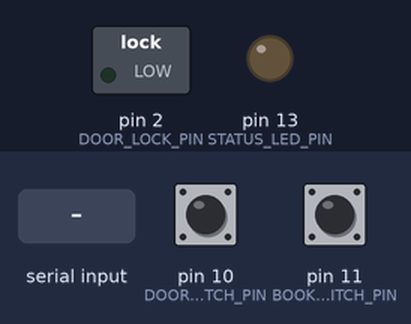
A sketch run on a simulated Arduino Uno, built with avr-gcc and run on an emulated ATmega328P. On the bench: switched loads named in the sketch (green lamp = pin HIGH), output pins drawn as LEDs (lit = HIGH). Inputs (shaded band) come from the test bench; at power-on: pin 10 (DOOR_LIMIT_SWITCH_PIN) HIGH, pin 11 (BOOK_LIMIT_SWITCH_PIN) HIGH. What the sketch prints to the serial monitor is not drawn.

Above: at 1.6 s.
1.7 s: pin 10 (DOOR_LIMIT_SWITCH_PIN) pulled LOW for 0.15 s
At 1.88 s:
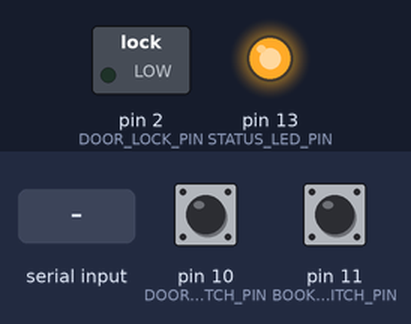
3.5 s: "UNLOCK\n" received over the second serial link
At 4.8 s:
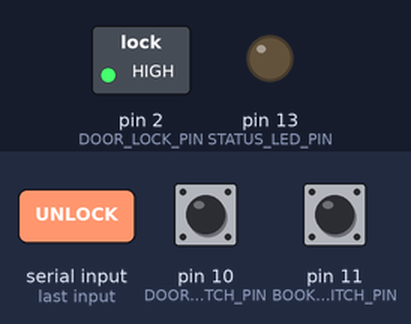
Timing chart, 0 to 6.5 s (numbered marks = the images above; inputs shaded):
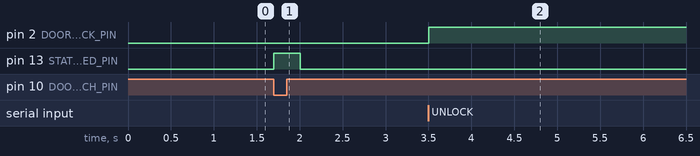

The sketch:

sketch_arduinocode.ino
```cpp
#include <Keypad.h>

#include <SoftwareSerial.h>


// ESP8266 통신용: RX = A0, TX = A1

SoftwareSerial espSerial(A0, A1);


// 핀 설정

const byte DOOR_LOCK_PIN = 2;

const byte STATUS_LED_PIN = 13;

const byte DOOR_LIMIT_SWITCH_PIN = 10;

const byte BOOK_LIMIT_SWITCH_PIN = 11;


const int cabinetSlot = 1;


// 4x3 키패드 설정

const byte ROWS = 4;

const byte COLS = 3;


char keys[ROWS][COLS] = {

  {'1', '2', '3'},

  {'4', '5', '6'},

  {'7', '8', '9'},

  {'*', '0', '#'}

};


byte rowPins[ROWS] = {9, 8, 7, 6};

byte colPins[COLS] = {5, 4, 3};


Keypad keypad = Keypad(

  makeKeymap(keys),

  rowPins,

  colPins,

  ROWS,

  COLS

);


// 비밀번호

String doorPassword = "1234";

String enteredPassword = "";


// 상태 변수

bool lastDoorClosed = false;

bool lastBookPresent = false;

bool isDoorUnlocked = false;


// 함수 선언

bool isDoorClosed();

bool isBookPresent();

void sendStateToESP();

void printDoorState(bool state);

void printBookState(bool state);

void unlockDoor();

void lockDoor();

void handleKeypadInput(char key);


void setup() {

  Serial.begin(9600);

  espSerial.begin(9600);


  pinMode(DOOR_LOCK_PIN, OUTPUT);

  pinMode(STATUS_LED_PIN, OUTPUT);


  pinMode(DOOR_LIMIT_SWITCH_PIN, INPUT_PULLUP);

  pinMode(BOOK_LIMIT_SWITCH_PIN, INPUT_PULLUP);


  digitalWrite(DOOR_LOCK_PIN, LOW);

  digitalWrite(STATUS_LED_PIN, LOW);


  lastDoorClosed = isDoorClosed();

  lastBookPresent = isBookPresent();


  Serial.println("==============================");

  Serial.println("도어락 시스템 시작");

  Serial.println("키패드: 4x3");


  Serial.print("보관함 칸 번호: ");

  Serial.println(cabinetSlot);


  Serial.println("==============================");


  printDoorState(lastDoorClosed);

  printBookState(lastBookPresent);


  Serial.println("비밀번호: 1234");

  Serial.println("문이 닫힌 상태에서 비밀번호를 입력하세요.");


  sendStateToESP();

}


void loop() {

  // A. 문 열림/닫힘 확인

  bool currentDoorClosed = isDoorClosed();


  if (currentDoorClosed != lastDoorClosed) {

    lastDoorClosed = currentDoorClosed;


    Serial.println();

    Serial.println("[문 감지] 상태 변경!");


    printDoorState(currentDoorClosed);


    enteredPassword = "";


    if (currentDoorClosed) {

      lockDoor();

      Serial.println("[도어락] 문 닫힘 - 잠금 실행");

    } else {

      digitalWrite(STATUS_LED_PIN, LOW);

      Serial.println("[도어락] 문 열림 감지");

      sendStateToESP();

    }

  }


  // B. 책 유무 확인

  bool currentBookPresent = isBookPresent();


  if (currentBookPresent != lastBookPresent) {

    lastBookPresent = currentBookPresent;


    Serial.println();

    Serial.println("[책 감지] 상태 변경!");


    printBookState(currentBookPresent);

    sendStateToESP();

  }


  // C. 키패드 입력 확인 및 ESP8266 전송

  char key = keypad.getKey();


  if (key != NO_KEY) {

    Serial.println();

    Serial.print("[키패드 입력 성공] ");

    Serial.println(key);


    // ESP8266으로 키패드 입력 전송

    espSerial.print("KEY:");

    espSerial.println(key);


    Serial.print("[ESP 전송 키패드] KEY:");

    Serial.println(key);


    if (currentDoorClosed && !isDoorUnlocked) {

      handleKeypadInput(key);

    } else if (!currentDoorClosed) {

      Serial.println("[안내] 문이 열린 상태입니다.");

    } else {

      Serial.println("[안내] 이미 잠금 해제된 상태입니다.");

    }

  }


  // D. ESP8266 원격 잠금 해제 명령 수신

  if (espSerial.available() > 0) {

    String cmd = espSerial.readStringUntil('\n');

    cmd.trim();


    if (cmd == "UNLOCK") {

      Serial.println();

      Serial.println("[ESP8266] 원격 잠금 해제 명령 수신");

      unlockDoor();

    }

  }

}


// 비밀번호 입력 처리

void handleKeypadInput(char key) {

  if (key == '*') {

    enteredPassword = "";

    Serial.println("[키패드] 입력 초기화");

  }

  else if (key == '#') {

    if (enteredPassword == doorPassword) {

      Serial.println("[비밀번호] 일치");

      unlockDoor();

    } else {

      Serial.println("[비밀번호] 불일치");

      Serial.println("[안내] 다시 입력하세요.");

    }


    enteredPassword = "";

  }

  else if (key >= '0' && key <= '9') {

    enteredPassword += key;


    Serial.print("[비밀번호 입력] ");


    for (unsigned int i = 0; i < enteredPassword.length(); i++) {

      Serial.print("*");

    }


    Serial.println();

  }

}


// 잠금 해제

void unlockDoor() {

  isDoorUnlocked = true;


  digitalWrite(DOOR_LOCK_PIN, HIGH);

  digitalWrite(STATUS_LED_PIN, LOW);


  Serial.println("[도어락] 잠금 해제!");


  sendStateToESP();

}


// 잠금 실행

void lockDoor() {

  digitalWrite(DOOR_LOCK_PIN, LOW);

  digitalWrite(STATUS_LED_PIN, HIGH);


  isDoorUnlocked = false;


  Serial.println("[도어락] 잠금 상태");


  sendStateToESP();

}


// 문이 닫혀 있으면 true

bool isDoorClosed() {

  return digitalRead(DOOR_LIMIT_SWITCH_PIN) == LOW;

}


// 책이 감지되면 true

bool isBookPresent() {

  return digitalRead(BOOK_LIMIT_SWITCH_PIN) == LOW;

}


// 문 상태 출력

void printDoorState(bool state) {

  Serial.print("[문 상태] ");

  Serial.println(state ? "닫힘 (true)" : "열림 (false)");

}


// 책 상태 출력

void printBookState(bool state) {

  Serial.print("[책 상태] ");

  Serial.println(state ? "책 있음 (true)" : "책 없음 (false)");

}


// 상태 JSON을 ESP8266으로 전송

void sendStateToESP() {

  delay(50);

  String jsonPayload = "{";


  jsonPayload += "\"cabinetSlot\":";

  jsonPayload += String(cabinetSlot);


  jsonPayload += ",\"doorStatus\":";

  jsonPayload += (lastDoorClosed ? "true" : "false");


  jsonPayload += ",\"limitSwitchStatus\":";

  jsonPayload += (lastBookPresent ? "true" : "false");


  jsonPayload += "}";


  espSerial.println(jsonPayload);

  delay(50);


  Serial.print("[ESP 전송 JSON] ");

  Serial.println(jsonPayload);

}
```

Measured:
- after the input at 1.7 s, pin 13 (STATUS_LED_PIN): LOW → HIGH at once, → LOW 0.31 s later
- after the input at 3.5 s, pin 2 (DOOR_LOCK_PIN): LOW → HIGH at once
